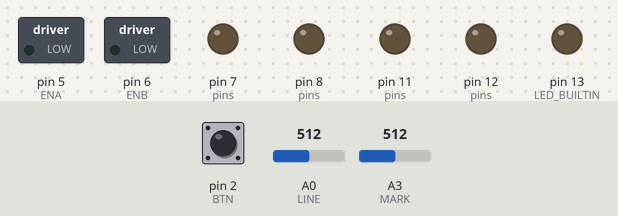
The sketch below on a simulated Arduino Uno, built with avr-gcc and run on an emulated ATmega328P. Parts: switched loads named in the sketch (green lamp = pin HIGH), output pins drawn as LEDs (lit = HIGH). The inputs (shaded band) are chosen by the test bench; at power-on: pin 2 (BTN) HIGH, A0 (LINE) = 512, A3 (MARK) = 512. What the sketch prints to the serial monitor is not drawn.

Above: at 1.2 s.
1.3 s: pin 2 (BTN) pulled LOW for 0.15 s
At 3.5 s:
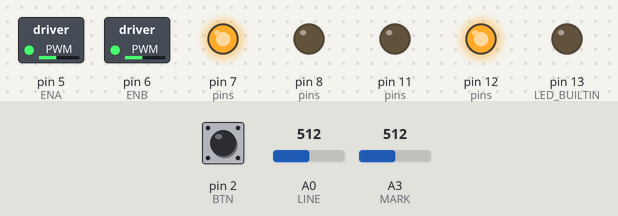
4.4 s: pin 2 (BTN) pulled LOW for 3.2 s
At 9.0 s:
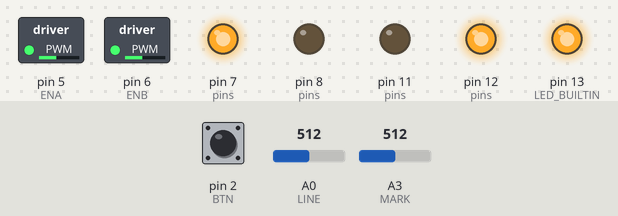
9.1 s: A0 (LINE) set to 647
12.1 s: A0 (LINE) set to 672
13.6 s: pin 2 (BTN) pulled LOW for 1 s
At 15.5 s:
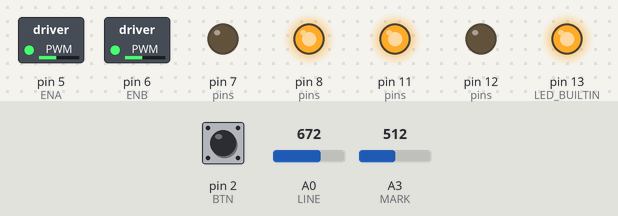
Timing chart, 0 to 18.6 s (numbered marks = the images above; inputs shaded):
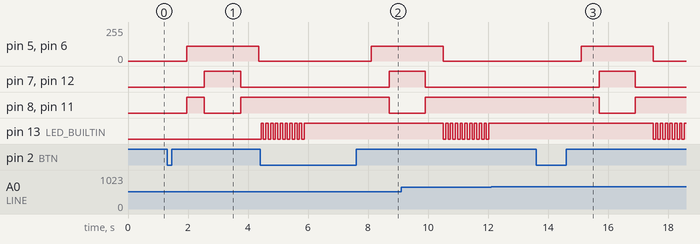

The sketch:

line_test.ino
```cpp
// ======================================================================
//  line_test.ino — ТІЛЬКИ рух по чорній лінії (перевірка до здачі)
//  Робот «Кабель-укладач», схема E3: передній привід, 2 мотори TT,
//  B1 = TCRT5000 лінії на A0 (над ЛІВИМ краєм смужки), B2 = мітки на A3.
//  Піни: ENA D5, IN1 D7, IN2 D8, ENB D6, IN3 D11, IN4 D12, кнопка D2.
//
//  Як користуватись:
//   1. Залити, відкрити Serial Monitor 115200. Поки робот стоїть, він
//      друкує сирі значення датчиків — так перевіряється розміщення.
//   2. Поставити робота на лінію: датчик B1 над лівим краєм смужки.
//   3. Натиснути «Старт»: робот покрутиться вліво-вправо (калібрування),
//      потім поїде. Повторне натискання — стоп.
// ======================================================================

#define ENA 5
#define IN1 7
#define IN2 8
#define ENB 6
#define IN3 11
#define IN4 12
#define BTN 2
#define LINE A0
#define MARK A3

// ---- налаштування (підбирати на трасі) ----
const bool LEFT_EDGE = true;   // false, якщо B1 стоїть над ПРАВИМ краєм
const bool INV_L = false;      // true, якщо лівий мотор крутиться назад
const bool INV_R = false;      // true, якщо правий мотор крутиться назад
int   BASE = 120;              // швидкість (0–255); почніть з 100–120
float KP   = 0.35;             // більше — різкіше кермо
float KD   = 3.0;              // гасить «виляння»
const int CAL_PWM = 110;       // швидкість повороту при калібруванні

int white = 100, black = 900;  // перезапишуться калібруванням
float prevErr = 0;
bool running = false;
unsigned long lostSince = 0, tCtl = 0;

void motor(int en, int a, int b, int v, bool inv) {
  if (inv) v = -v;
  v = constrain(v, -255, 255);
  digitalWrite(a, v >= 0 ? HIGH : LOW);
  digitalWrite(b, v >= 0 ? LOW : HIGH);
  analogWrite(en, abs(v));
}
void drive(int l, int r) { motor(ENA, IN1, IN2, l, INV_L); motor(ENB, IN3, IN4, r, INV_R); }
void stopM() { analogWrite(ENA, 0); analogWrite(ENB, 0); }

int rawLine() { return (analogRead(LINE) + analogRead(LINE)) / 2; }

// 0 = біле, 1000 = чорне
int readLine() {
  long n = (long)(rawLine() - white) * 1000L / (black - white);
  return (int)constrain(n, 0L, 1000L);
}

bool pressed() {
  if (digitalRead(BTN) == LOW) {
    delay(30);
    if (digitalRead(BTN) == LOW) { while (digitalRead(BTN) == LOW) delay(5); return true; }
  }
  return false;
}

// Робот крутиться на місці вліво-вправо-вліво, датчик проходить через лінію.
bool calibrate() {
  int mn = 1023, mx = 0;
  unsigned long t0 = millis();
  while (millis() - t0 < 2400) {
    unsigned long t = millis() - t0;
    int s = (t < 600 || t >= 1800) ? 1 : -1;
    drive(-s * CAL_PWM, s * CAL_PWM);
    int v = analogRead(LINE);
    mn = min(mn, v); mx = max(mx, v);
  }
  stopM();
  // У модулів TCRT5000 вихід AO зазвичай БІЛЬШИЙ над чорним.
  white = mn; black = mx;
  Serial.print(F("calib white=")); Serial.print(white);
  Serial.print(F(" black=")); Serial.println(black);
  return (black - white) >= 150;
}

void setup() {
  Serial.begin(115200);
  int pins[] = {ENA, IN1, IN2, ENB, IN3, IN4};
  for (int p : pins) { pinMode(p, OUTPUT); digitalWrite(p, LOW); }
  pinMode(BTN, INPUT_PULLUP);
  pinMode(LED_BUILTIN, OUTPUT);
  Serial.println(F("line_test: line raw | mark raw  (натисніть Старт)"));
}

void loop() {
  if (!running) {
    static unsigned long tp = 0;
    if (millis() - tp > 200) {   // перевірка розміщення датчиків
      tp = millis();
      Serial.print(rawLine()); Serial.print(F(" | ")); Serial.println(analogRead(MARK));
    }
    if (pressed()) {
      delay(500);
      if (!calibrate()) {        // малий контраст: датчик зависоко або не над лінією
        Serial.println(F("МАЛИЙ КОНТРАСТ — перевірте висоту й положення B1"));
        for (int i = 0; i < 20; i++) { digitalWrite(LED_BUILTIN, i & 1); delay(80); }
        return;
      }
      delay(300);
      prevErr = 0; lostSince = 0; running = true;
      Serial.println(F("GO"));
    }
    return;
  }

  if (pressed()) { stopM(); running = false; Serial.println(F("STOP")); return; }

  if (micros() - tCtl < 4000) return;   // цикл 250 Гц
  tCtl = micros();

  int line = readLine();
  float err = line - 500;               // тримаємо 50 % чорного (край смужки)
  float corr = KP * err + KD * (err - prevErr);
  prevErr = err;
  if (!LEFT_EDGE) corr = -corr;
  // датчик над лівим краєм: більше чорного = з'їхали вправо → кермуємо вліво
  drive(BASE - (int)corr, BASE + (int)corr);

  // лінії немає (суцільне біле) довше 1.5 с → стоп
  if (line < 50) {
    if (!lostSince) lostSince = millis();
    else if (millis() - lostSince > 1500) { stopM(); running = false; Serial.println(F("LINE LOST")); }
  } else lostSince = 0;
}
```

Measured:
- after the input at 1.3 s, pin 5 (ENA), pin 6 (ENB): 0/255 → 110/255 after 0.65 s, → 0/255 2.4 s later; pin 7 (pins), pin 12 (pins): LOW → HIGH after 1.2 s, → LOW 1.2 s later; pin 8 (pins), pin 11 (pins): LOW → HIGH after 0.65 s, → LOW 0.60 s later, → HIGH 1.2 s later
- after the input at 4.4 s, pin 5 (ENA), pin 6 (ENB): 0/255 → 110/255 after 3.7 s; pin 7 (pins), pin 12 (pins): LOW → HIGH after 4.3 s; pin 8 (pins), pin 11 (pins): HIGH → LOW after 4.3 s
- after the input at 12.1 s, every drawn part: stays the same
- after the input at 13.6 s, pin 5 (ENA), pin 6 (ENB): 0/255 → 110/255 after 1.5 s, → 0/255 2.4 s later; pin 7 (pins), pin 12 (pins): LOW → HIGH after 2.1 s, → LOW 1.2 s later; pin 8 (pins), pin 11 (pins): HIGH → LOW after 2.1 s, → HIGH 1.2 s later; pin 13 (LED_BUILTIN): alternates HIGH for 0.08 s and LOW for 0.08 s, starting after 3.9 s
- by itself, pin 13 (LED_BUILTIN): alternates HIGH for 0.08 s and LOW for 0.08 s, 19 changes in all, then stays HIGH
